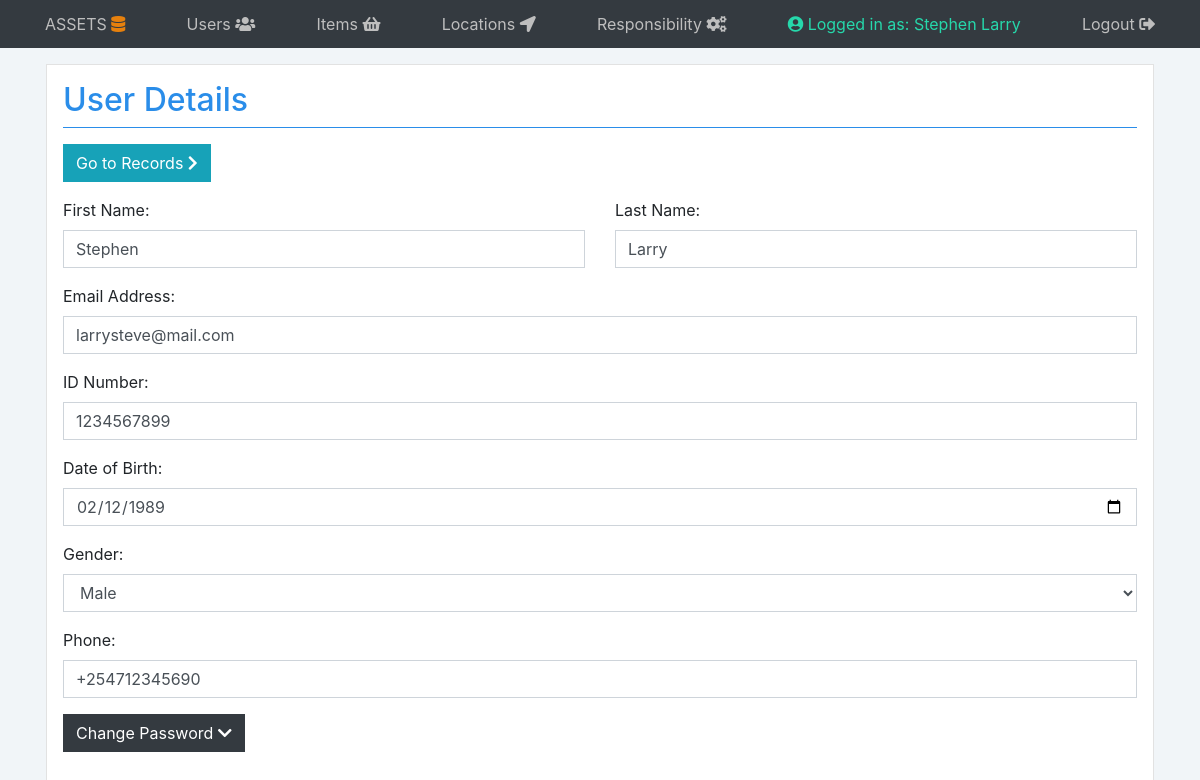
Screenshot of /loggedin.php (signed in) with the database file from the repository.
### tables this page shows
CREATE TABLE `user` (
  `id` int(11) NOT NULL,
  `firstname` varchar(15) DEFAULT NULL,
  `lastname` varchar(15) DEFAULT NULL,
  `emailaddress` text,
  `idnumber` int(9) DEFAULT NULL,
  `dateofbirth` date DEFAULT NULL,
  `gender` varchar(6) DEFAULT NULL,
  `phone` varchar(13) DEFAULT NULL,
  `password` varchar(255) NOT NULL
);

### loggedin.php (the view, shortened to what this page needs)
<!DOCTYPE html>
<html>
<head>
    <link rel="stylesheet" href="https://stackpath.bootstrapcdn.com/bootstrap/4.1.3/css/bootstrap.min.css"
>
    <link rel="stylesheet" type="text/css" media="screen" href="styles/style.css" />
    <link rel="stylesheet" href="https://use.fontawesome.com/releases/v5.4.2/css/all.css"
>
</head>
<body>
    <nav class="site-header sticky-top py-1 bg-dark">
        <div class="container d-flex flex-column flex-md-row justify-content-between">
            <a class="py-2" href="#">ASSETS <i class="br fas fa-database"></i></a>
            <a class="py-2 d-none d-md-inline-block" href="viewusers.php">Users <i class="fas fa-users"></i></a>
            <a class="py-2 d-none d-md-inline-block" href="viewitems.php">Items <i class="fas fa-shopping-basket"></i></a>
            <a class="py-2 d-none d-md-inline-block" href="viewlocations.php">Locations <i class="fas fa-location-arrow"></i></a>
            <a class="py-2 d-none d-md-inline-block" href="viewresponsibility.php">Responsibility <i class="fas fa-cogs"></i></a>
            <a class="py-2 d-none d-md-inline-block l" href="#"><i class="fas fa-user-circle"></i> Logged in as: <?php echo $_SESSION['user'] ?></a>
            <a class="py-2 d-none d-md-inline-block" href="config/logout.php">Logout <i class="fas fa-sign-out-alt"></i></a>
        </div>
    </nav>
    <div class="container">
        <div class="row">
            <div class="col-md bg-l d">
                <h2 class="title">User Details</h2>
                <a class="btn btn-info" href="viewusers.php">Go to Records <i class='fas fa-chevron-right'></i></a>
                <?php
                $id = isset($_SESSION['id']) ? $_SESSION['id'] : die('ERROR: Record ID not found.');
                include 'config/database.php';
                try {
                    $query = "SELECT id,firstname,lastname,emailaddress,idnumber,dateofbirth,gender,phone FROM user WHERE id = ? LIMIT 0,1";
                    $stmt = $con->prepare($query);
                    $stmt->bindParam(1, $id);
                    $stmt->execute();
                    $row = $stmt->fetch(PDO::FETCH_ASSOC);
                    $firstname = $row['firstname'];
                    $lastname = $row['lastname'];
                    $emailaddress = $row['emailaddress'];
                    $idnumber = $row['idnumber'];
                    $dateofbirth = $row['dateofbirth'];
                    $gender = $row['gender'];
                    $phone = $row['phone'];
                } catch (PDOException $exception) {
                    die('ERROR: ' . $exception->getMessage());
                }
                ?>
                <form class="form" action="<?php echo htmlspecialchars($_SERVER["PHP_SELF"]) . "?id={$id}"; ?>" method="POST">
                    <div class="row">
                        <div class="col">
                            <div class="form-group">
                                <label for="firstname">First Name:</label>
                                <input type="text" class="form-control" name="firstname" id="firstname" value="<?php echo htmlspecialchars($firstname, ENT_QUOTES); ?>" required>
                            </div>
                        </div>
                        <div class="col">
                            <div class="form-group">
                                <label for="lastname">Last Name:</label>
                                <input type="text" class="form-control" name="lastname" id="lastname" value="<?php echo htmlspecialchars($lastname, ENT_QUOTES); ?>" required>
                            </div>
                        </div>
                    </div>
                    <div class="form-group">
                        <label for="emailaddress">Email Address:</label>
                        <input type="email" class="form-control" name="emailaddress" placeholder="user@mail.com" value="<?php echo htmlspecialchars($emailaddress, ENT_QUOTES); ?>" required>
                    </div>
                    <div class="form-group">
                        <label for="idnumber">ID Number:</label>
                        <input type="text" class="form-control" name="idnumber" placeholder="123456789" value="<?php echo htmlspecialchars($idnumber, ENT_QUOTES); ?>" required>
                    </div>
                    <div class="form-group">
                        <label for="dateofbirth">Date of Birth:</label>
                        <input type="date" class="form-control" name="dateofbirth" value="<?php echo htmlspecialchars($dateofbirth, ENT_QUOTES); ?>" required>
                    </div>
                    <div class="form-group">
                        <label for="gender">Gender:</label>
                        <select class="form-control" id="gender" name="gender">
                            <option value="Male" <?= $gender == 'Male' ? ' selected="selected"' : ''; ?>>Male</option>
                        </select>
                    </div>
                    <div class="form-group">
                        <label for="phone">Phone:</label>
                        <input type="text" class="form-control" name="phone" placeholder="+2547123456678" value="<?php echo htmlspecialchars($phone, ENT_QUOTES); ?>" required>
                    </div>
                    <div class="form-group">
                        <a class="btn btn-dark" data-toggle="collapse" href="#change" role="button" aria-expanded="false" aria-controls="collapseExample">Change Password <i class='fas fa-chevron-down'></i></a>
                    </div>
                </form>
            </div>
        </div>
    </div>
</body>
</html>

### styles/style.css (style rules this page uses)
.py-2 { color: #bebebe; }
.title { color: rgb(42, 141, 233); border-bottom: 1px solid rgb(42, 141, 233); padding-bottom: 8px; margin-bottom: 16px; }
body { background-color: #f1f5f8; }
.bg-l { background-color: #ffffff; }
.d { margin: 16px; border: 1px solid #e2e2e2; padding: 16px; }
.btn { color: #ffffff; }
.form-control { border-radius: 0; }
.btn { border-radius: 0; }
.l { color: #26d8ab; }
.br { color: rgb(230, 128, 13); }

### rows the page displays
user: firstname "Stephen", lastname "Larry", emailaddress "larrysteve@mail.com", idnumber "1234567899", dateofbirth "02/12/1989", gender "Male", phone "+254712345690"

### other values shown
$_SESSION['user'] "Stephen Larry"
